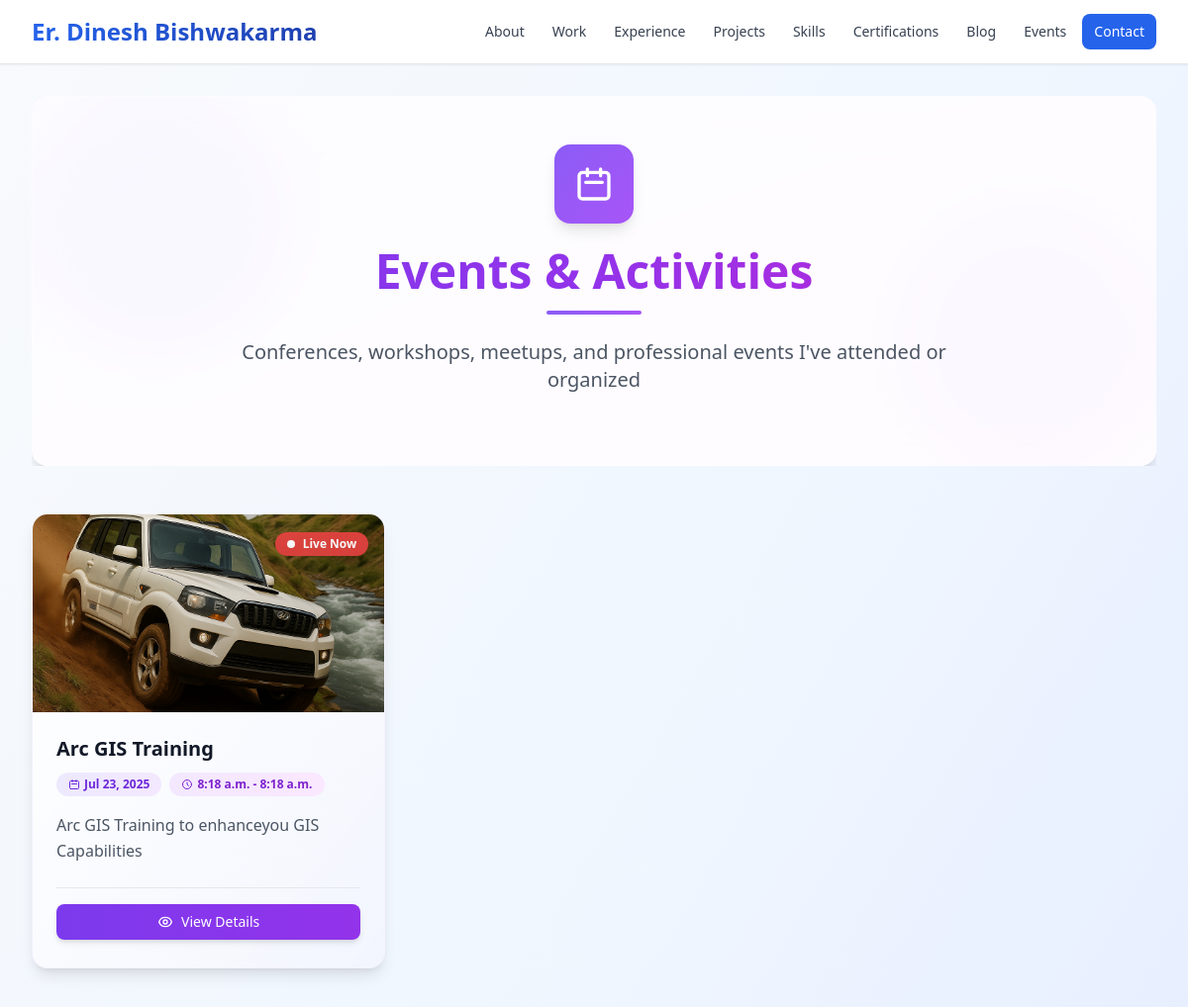
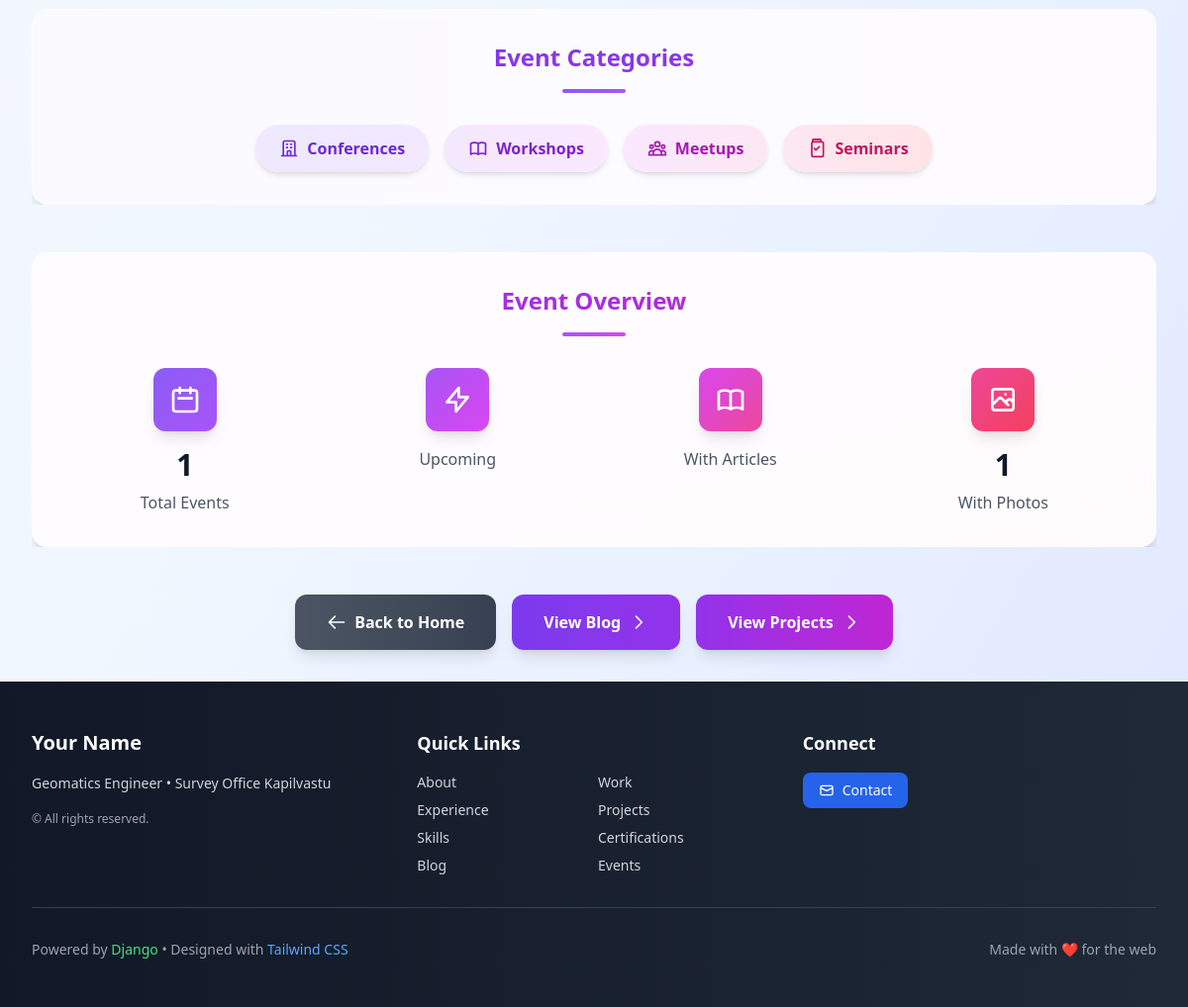
Screenshot of /events/ with the database file from the repository (2 pictures, top to bottom).
### portfolio/models.py (models this page shows, shortened)
class Event(models.Model):
    title = models.CharField(max_length=200)
    description = models.TextField()
    location = models.CharField(max_length=200, blank=True)
    start_datetime = models.DateTimeField()
    end_datetime = models.DateTimeField(null=True, blank=True)
    organizer = models.CharField(max_length=100, blank=True)
    link = models.URLField(blank=True)
    image = models.ImageField(upload_to='event_images/', null=True, blank=True)
    related_blog = models.ForeignKey('Blog', null=True, blank=True, on_delete=models.SET_NULL, related_name='event_blogs')

### portfolio/views.py (the view)
# urls.py: path('events/', views.EventListView.as_view(), name='event-list'),
class EventListView(ListView):
    model = Event
    template_name = "portfolio/event_list.html"
    context_object_name = 'events'

### portfolio/templates/portfolio/event_list.html (shortened to what this page needs)
{% extends "base_generic.html" %}
{% block content %}
<div class="space-y-12">
  <section class="relative overflow-hidden">
    <div class="absolute inset-0 bg-gradient-to-br from-violet-50 via-purple-50 to-fuchsia-50 rounded-2xl"></div>
    <div class="absolute top-0 left-0 w-64 h-64 bg-violet-300 rounded-full mix-blend-multiply filter blur-xl opacity-20 animate-pulse"></div>
    <div class="absolute bottom-0 right-0 w-64 h-64 bg-purple-300 rounded-full mix-blend-multiply filter blur-xl opacity-20 animate-pulse animation-delay-2000"></div>
    <div class="relative bg-white/70 backdrop-blur-xl rounded-2xl shadow-xl border border-white/30 p-8 md:p-12 text-center">
      <div class="mb-6">
        <div class="w-20 h-20 bg-gradient-to-br from-violet-500 to-purple-500 rounded-2xl flex items-center justify-center mx-auto mb-6 shadow-lg">
          <svg class="w-10 h-10 text-white" fill="none" stroke="currentColor" viewBox="0 0 24 24">
            <path stroke-linecap="round" stroke-linejoin="round" stroke-width="2" d="M8 7V3m8 4V3m-9 8h10M5 21h14a2 2 0 002-2V7a2 2 0 00-2-2H5a2 2 0 00-2 2v12a2 2 0 002 2z"></path>
          </svg>
        </div>
        <h1 class="text-4xl md:text-5xl font-bold bg-gradient-to-r from-violet-600 via-purple-600 to-fuchsia-600 bg-clip-text text-transparent mb-4">
        </h1>
        <div class="w-24 h-1 bg-gradient-to-r from-violet-500 to-purple-500 mx-auto rounded-full mb-6"></div>
        <p class="text-xl text-gray-600 max-w-3xl mx-auto">
          Conferences, workshops, meetups, and professional events I've attended or organized
        </p>
      </div>
    </div>
  </section>
  <section>
    <div class="grid md:grid-cols-2 lg:grid-cols-3 gap-8">
      {% for event in events %}
      <div class="group relative bg-gradient-to-br from-white to-violet-50/30 rounded-2xl shadow-lg hover:shadow-2xl transition-all duration-500 border border-violet-100/50 overflow-hidden transform hover:-translate-y-2">
        <div class="absolute top-4 right-4 z-10">
          {% if event.end_datetime and event.end_datetime < now %}
          <div class="inline-flex items-center px-3 py-1 bg-gray-500/90 backdrop-blur-sm text-white rounded-full text-xs font-semibold shadow-lg">
            <svg class="w-3 h-3 mr-1" fill="none" stroke="currentColor" viewBox="0 0 24 24">
              <path stroke-linecap="round" stroke-linejoin="round" stroke-width="2" d="M5 13l4 4L19 7"></path>
            </svg>
            Completed
          </div>
          {% elif event.start_datetime > now %}
          <div class="inline-flex items-center px-3 py-1 bg-green-500/90 backdrop-blur-sm text-white rounded-full text-xs font-semibold shadow-lg">
            <div class="w-2 h-2 bg-white rounded-full mr-2 animate-pulse"></div>
            Upcoming
          </div>
          {% else %}
          <div class="inline-flex items-center px-3 py-1 bg-red-500/90 backdrop-blur-sm text-white rounded-full text-xs font-semibold shadow-lg">
            <div class="w-2 h-2 bg-white rounded-full mr-2 animate-pulse"></div>
            Live Now
          </div>
          {% endif %}
        </div>
        {% if event.image %}
        <div class="relative aspect-video overflow-hidden">
          <div class="absolute inset-0 bg-gradient-to-t from-black/20 to-transparent z-10"></div>
          <img src="{{ event.image.url }}"
               alt="{{ event.title }}"
               class="w-full h-full object-cover group-hover:scale-110 transition-transform duration-700">
        </div>
        {% endif %}
        <div class="relative p-6 flex-1 flex flex-col">
          <h2 class="text-xl font-bold text-gray-900 mb-3 group-hover:text-violet-600 transition-colors duration-300 leading-tight">
            {{ event.title }}
          </h2>
          <div class="flex flex-wrap items-center gap-2 mb-4">
            <div class="inline-flex items-center px-3 py-1 bg-gradient-to-r from-violet-100 to-purple-100 text-violet-700 rounded-full text-xs font-semibold">
              <svg class="w-3 h-3 mr-1" fill="none" stroke="currentColor" viewBox="0 0 24 24">
                <path stroke-linecap="round" stroke-linejoin="round" stroke-width="2" d="M8 7V3m8 4V3m-9 8h10M5 21h14a2 2 0 002-2V7a2 2 0 00-2-2H5a2 2 0 00-2 2v12a2 2 0 002 2z"></path>
              </svg>
              {{ event.start_datetime|date:"M d, Y" }}
            </div>
            <div class="inline-flex items-center px-3 py-1 bg-gradient-to-r from-purple-100 to-fuchsia-100 text-purple-700 rounded-full text-xs font-semibold">
              <svg class="w-3 h-3 mr-1" fill="none" stroke="currentColor" viewBox="0 0 24 24">
                <path stroke-linecap="round" stroke-linejoin="round" stroke-width="2" d="M12 8v4l3 3m6-3a9 9 0 11-18 0 9 9 0 0118 0z"></path>
              </svg>
              {{ event.start_datetime|date:"g:i a" }}{% if event.end_datetime %} - {{ event.end_datetime|date:"g:i a" }}{% endif %}
            </div>
          </div>
          <p class="text-gray-600 leading-relaxed mb-6 flex-1">
            {{ event.description|truncatechars:120 }}
          </p>
          <div class="flex flex-wrap gap-3 pt-4 border-t border-gray-200">
            <a href="{% url 'portfolio:event-detail' event.pk %}"
               class="group/btn flex-1 inline-flex items-center justify-center px-4 py-2 bg-gradient-to-r from-violet-600 to-purple-600 hover:from-violet-700 hover:to-purple-700 text-white rounded-lg font-medium transition-all duration-300 transform hover:scale-105 shadow-md hover:shadow-lg text-sm">
              View Details
            </a>
          </div>
        </div>
      </div>
      {% endfor %}
    </div>
  </section>
  {% if events %}
  <section class="relative overflow-hidden">
    <div class="absolute inset-0 bg-gradient-to-r from-violet-50 to-purple-50 rounded-2xl"></div>
    <div class="relative bg-white/60 backdrop-blur-sm rounded-2xl shadow-lg border border-white/30 p-8">
      <div class="text-center mb-8">
        <h2 class="text-2xl font-bold bg-gradient-to-r from-violet-600 to-purple-600 bg-clip-text text-transparent mb-4">
        </h2>
        <div class="w-16 h-1 bg-gradient-to-r from-violet-500 to-purple-500 mx-auto rounded-full"></div>
      </div>
      <div class="flex flex-wrap justify-center gap-4">
        <div class="group inline-flex items-center px-6 py-3 bg-gradient-to-r from-violet-100 to-purple-100 hover:from-violet-200 hover:to-purple-200 text-violet-700 rounded-full font-semibold transition-all duration-300 transform hover:scale-105 shadow-md hover:shadow-lg cursor-pointer">
          <svg class="w-5 h-5 mr-2" fill="none" stroke="currentColor" viewBox="0 0 24 24">
            <path stroke-linecap="round" stroke-linejoin="round" stroke-width="2" d="M19 21V5a2 2 0 00-2-2H7a2 2 0 00-2 2v16m14 0h2m-2 0h-5m-9 0H3m2 0h5M9 7h1m-1 4h1m4-4h1m-1 4h1m-5 10v-5a1 1 0 011-1h2a1 1 0 011 1v5m-4 0h4"></path>
          </svg>
          Conferences
        </div>
        <div class="group inline-flex items-center px-6 py-3 bg-gradient-to-r from-purple-100 to-fuchsia-100 hover:from-purple-200 hover:to-fuchsia-200 text-purple-700 rounded-full font-semibold transition-all duration-300 transform hover:scale-105 shadow-md hover:shadow-lg cursor-pointer">
          Workshops
        </div>
        <div class="group inline-flex items-center px-6 py-3 bg-gradient-to-r from-fuchsia-100 to-pink-100 hover:from-fuchsia-200 hover:to-pink-200 text-fuchsia-700 rounded-full font-semibold transition-all duration-300 transform hover:scale-105 shadow-md hover:shadow-lg cursor-pointer">
          Meetups
        </div>
        <div class="group inline-flex items-center px-6 py-3 bg-gradient-to-r from-pink-100 to-rose-100 hover:from-pink-200 hover:to-rose-200 text-pink-700 rounded-full font-semibold transition-all duration-300 transform hover:scale-105 shadow-md hover:shadow-lg cursor-pointer">
          <svg class="w-5 h-5 mr-2" fill="none" stroke="currentColor" viewBox="0 0 24 24">
            <path stroke-linecap="round" stroke-linejoin="round" stroke-width="2" d="M7 4V2a1 1 0 011-1h8a1 1 0 011 1v2m-9 0h10m-10 0a2 2 0 00-2 2v14a2 2 0 002 2h10a2 2 0 002-2V6a2 2 0 00-2-2M9 12l2 2 4-4"></path>
          </svg>
          Seminars
        </div>
      </div>
    </div>
  </section>
  {% endif %}
  {% if events %}
  <section class="relative overflow-hidden">
    <div class="absolute inset-0 bg-gradient-to-br from-purple-50 via-fuchsia-50 to-pink-50 rounded-2xl"></div>
    <div class="relative bg-white/70 backdrop-blur-xl rounded-2xl shadow-xl border border-white/30 p-8">
      <div class="text-center mb-8">
        <h2 class="text-2xl font-bold bg-gradient-to-r from-purple-600 to-fuchsia-600 bg-clip-text text-transparent mb-4">
        </h2>
        <div class="w-16 h-1 bg-gradient-to-r from-purple-500 to-fuchsia-500 mx-auto rounded-full"></div>
      </div>
      <div class="grid grid-cols-1 md:grid-cols-4 gap-8 text-center">
        <div class="group">
          <div class="w-16 h-16 bg-gradient-to-br from-violet-500 to-purple-500 rounded-xl flex items-center justify-center mx-auto mb-4 group-hover:scale-110 transition-transform duration-300 shadow-lg">
            <svg class="w-8 h-8 text-white" fill="none" stroke="currentColor" viewBox="0 0 24 24">
              <path stroke-linecap="round" stroke-linejoin="round" stroke-width="2" d="M8 7V3m8 4V3m-9 8h10M5 21h14a2 2 0 002-2V7a2 2 0 00-2-2H5a2 2 0 00-2 2v12a2 2 0 002 2z"></path>
            </svg>
          </div>
          <div class="text-3xl font-bold text-gray-900 mb-2">{{ events|length }}</div>
          <div class="text-gray-600 font-medium">Total Events</div>
        </div>
        <div class="group">
          <div class="w-16 h-16 bg-gradient-to-br from-purple-500 to-fuchsia-500 rounded-xl flex items-center justify-center mx-auto mb-4 group-hover:scale-110 transition-transform duration-300 shadow-lg">
            <svg class="w-8 h-8 text-white" fill="none" stroke="currentColor" viewBox="0 0 24 24">
              <path stroke-linecap="round" stroke-linejoin="round" stroke-width="2" d="M13 10V3L4 14h7v7l9-11h-7z"></path>
            </svg>
          </div>
          <div class="text-gray-600 font-medium">Upcoming</div>
        </div>
        <div class="group">
          <div class="w-16 h-16 bg-gradient-to-br from-fuchsia-500 to-pink-500 rounded-xl flex items-center justify-center mx-auto mb-4 group-hover:scale-110 transition-transform duration-300 shadow-lg">
          </div>
          <div class="text-gray-600 font-medium">With Articles</div>
        </div>
        <div class="group">
          <div class="w-16 h-16 bg-gradient-to-br from-pink-500 to-rose-500 rounded-xl flex items-center justify-center mx-auto mb-4 group-hover:scale-110 transition-transform duration-300 shadow-lg">
          </div>
          <div class="text-3xl font-bold text-gray-900 mb-2">
            {% with image_count=0 %}
              {% for event in events %}
                {% if event.image %}{{ image_count|add:1 }}{% endif %}
              {% endfor %}
            {% endwith %}
          </div>
          <div class="text-gray-600 font-medium">With Photos</div>
        </div>
      </div>
    </div>
  </section>
  {% endif %}
  <section class="text-center">
    <div class="inline-flex flex-wrap gap-4 justify-center">
      <a href="{% url 'portfolio:home' %}"
         class="group inline-flex items-center px-8 py-4 bg-gradient-to-r from-gray-600 to-gray-700 hover:from-gray-700 hover:to-gray-800 text-white rounded-xl font-semibold transition-all duration-300 transform hover:scale-105 shadow-lg hover:shadow-xl">
        <svg class="w-5 h-5 mr-2 transform group-hover:-translate-x-1 transition-transform duration-200" fill="none" stroke="currentColor" viewBox="0 0 24 24">
          <path stroke-linecap="round" stroke-linejoin="round" stroke-width="2" d="M10 19l-7-7m0 0l7-7m-7 7h18"></path>
        </svg>
        Back to Home
      </a>
      <a href="{% url 'portfolio:blog-list' %}"
         class="group inline-flex items-center px-8 py-4 bg-gradient-to-r from-violet-600 to-purple-600 hover:from-violet-700 hover:to-purple-700 text-white rounded-xl font-semibold transition-all duration-300 transform hover:scale-105 shadow-lg hover:shadow-xl">
        View Blog
        <svg class="w-5 h-5 ml-2 transform group-hover:translate-x-1 transition-transform duration-200" fill="none" stroke="currentColor" viewBox="0 0 24 24">
          <path stroke-linecap="round" stroke-linejoin="round" stroke-width="2" d="M9 5l7 7-7 7"></path>
        </svg>
      </a>
      <a href="{% url 'portfolio:myproject-list' %}"
         class="group inline-flex items-center px-8 py-4 bg-gradient-to-r from-purple-600 to-fuchsia-600 hover:from-purple-700 hover:to-fuchsia-700 text-white rounded-xl font-semibold transition-all duration-300 transform hover:scale-105 shadow-lg hover:shadow-xl">
        View Projects
        <svg class="w-5 h-5 ml-2 transform group-hover:translate-x-1 transition-transform duration-200" fill="none" stroke="currentColor" viewBox="0 0 24 24">
          <path stroke-linecap="round" stroke-linejoin="round" stroke-width="2" d="M9 5l7 7-7 7"></path>
        </svg>
      </a>
    </div>
  </section>
</div>
{% endblock %}

### portfolio/templates/portfolio/event_list.html (style rules this page uses)
.animation-delay-2000 { animation-delay: 2s; }

### rows the page displays
Event: shows "Live Now", image (picture), title "Arc GIS Training", start_datetime "Jul 23, 2025", start_datetime "8:18 a.m.", end_datetime "8:18 a.m.", description "Arc GIS Training to enhanceyou GIS Capabilities", id "1"

### other values shown
{{ events|length }} "1"
{{ myinfo.full_name|default:"Your Name" }} "Your Name"
